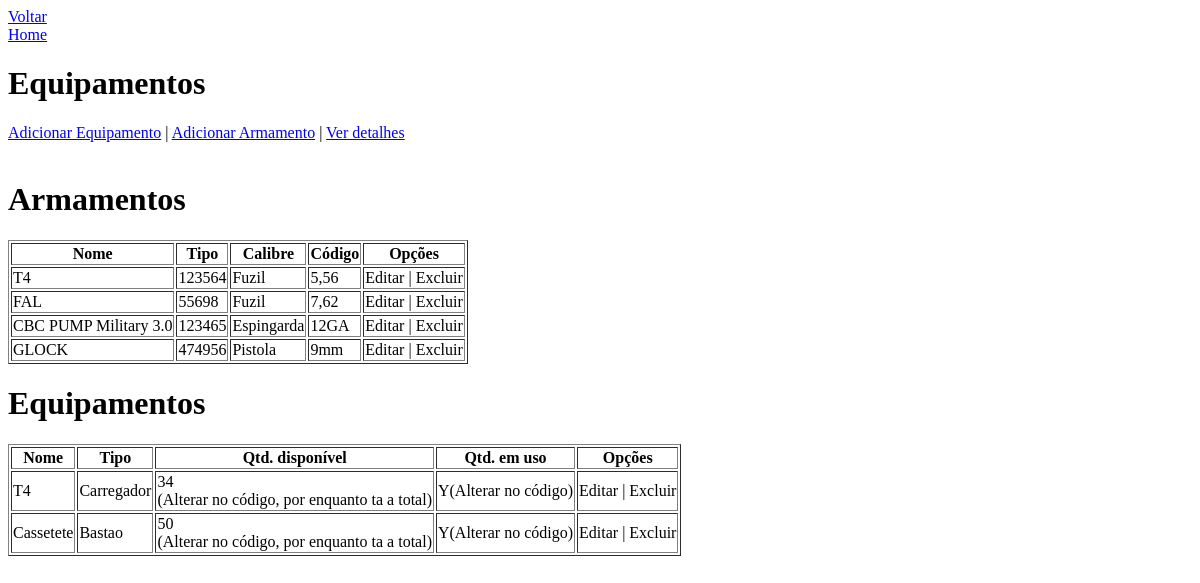
/verDetalhesItens.php, run on an earlier commit of the app's database.
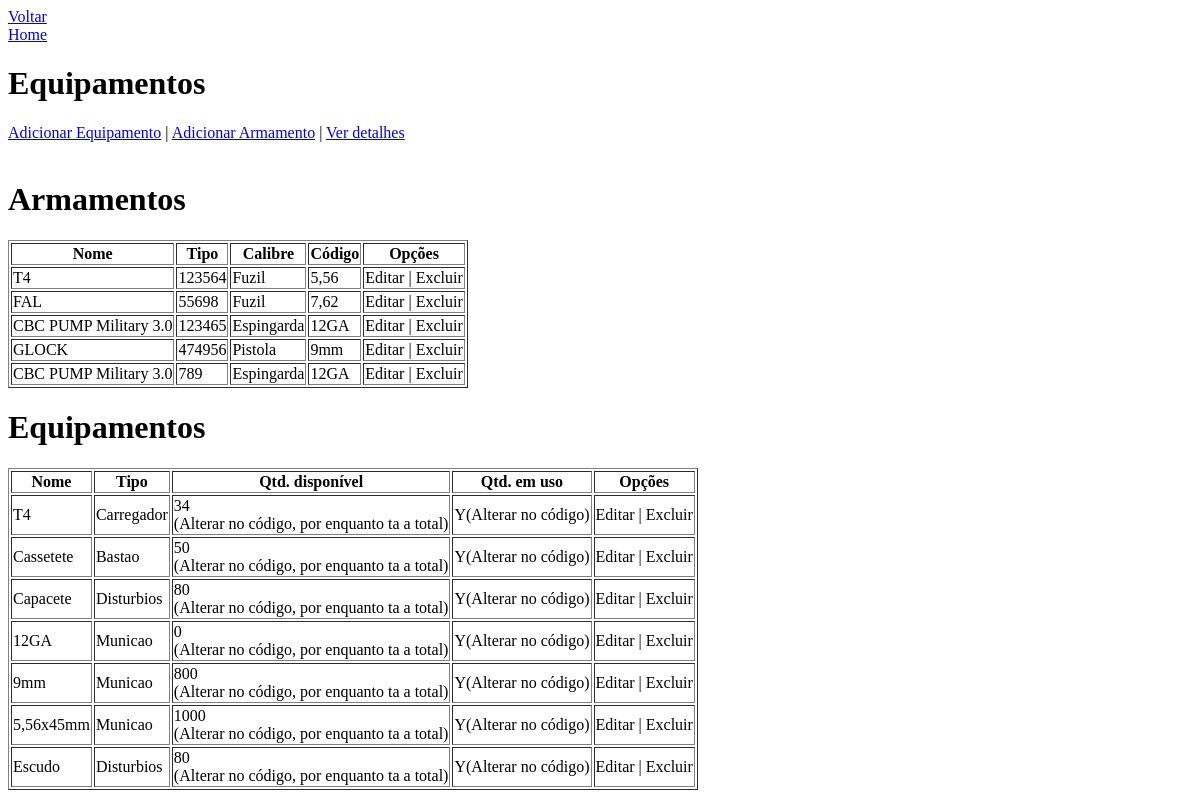
And on a later commit of the database.
### tables this page shows
CREATE TABLE IF NOT EXISTS `armamentos` (
  `id_armamento` int NOT NULL AUTO_INCREMENT,
  `nome_armamento` varchar(255) NOT NULL,
  `tipo_armamento` text NOT NULL,
  `calibre_armamento` text NOT NULL,
  `codigo_armamento` int NOT NULL,
  `status_armamento` int NOT NULL,
  PRIMARY KEY (`id_armamento`)
);

CREATE TABLE IF NOT EXISTS `equipamentos` (
  `id_equipamento` int NOT NULL AUTO_INCREMENT,
  `nome_equipamento` varchar(255) NOT NULL,
  `tipo_equipamento` text NOT NULL,
  `quantidade_equipamento` int NOT NULL,
  `quantidade_disponivel_equipamento` int NOT NULL,
  `estoque_minimo_equipamento` int NOT NULL,
  `data_cadastro_equipamento` datetime NOT NULL,
  `status_equipamento` int NOT NULL,
  PRIMARY KEY (`id_equipamento`)
);

### verDetalhesItens.php (the view, shortened to what this page needs)
<?php
include("conecta.php");
$sqlArmamentos = "SELECT * FROM armamentos";
$sqlEquipamentos = "SELECT * FROM equipamentos";
$queryArmamentos = mysqli_query($conexao, $sqlArmamentos);
$queryEquipamentos = mysqli_query($conexao, $sqlEquipamentos);
?>
<!DOCTYPE html>
<html lang="pt-br">
<head>
</head>
<body>
    <a href="equipamentos.php">Voltar</a><br>
    <a href="homeQuarteleiro.php">Home</a>
    <h1>Equipamentos</h1>
    <a href="addEquipamento.php">Adicionar Equipamento</a> |
    <a href="addArmamento.php">Adicionar Armamento</a> |
    <a href="verDetalhesItens.php">Ver detalhes</a><br><br>
    <?php
    echo "<tbody> <h1> Armamentos </h1><table border='1'>
            <tr>
                <th>Nome</th>
                <th>Tipo</th>
                <th>Calibre</th>
                <th>Código</th>
                <th>Opções</th>
            </tr>";
    while ($armamento = mysqli_fetch_assoc($queryArmamentos)) {
        $nome = $armamento['nome_armamento'];
        $codigo = $armamento['codigo_armamento'];
        $tipo = $armamento['tipo_armamento'];
        $calibre = $armamento['calibre_armamento'];
        echo "<tr>";
        echo "<td>$nome</td>
    <td>$codigo</td>
    <td>$tipo</td>
    <td>$calibre</td>
    <td>Editar | Excluir</td>";
        echo "</tr>";
    }echo "</table> </tbody>";
    echo "<tbody> <h1> Equipamentos </h1>";
    echo "<table border='1'>
            <tr>
                <th>Nome</th>
                <th>Tipo</th>
                <th>Qtd. disponível</th>
                <th>Qtd. em uso</th>
                <th>Opções</th>
            </tr>";
    while ($armamento = mysqli_fetch_assoc($queryEquipamentos)) {
        $nome = $armamento['nome_equipamento'];
        $tipo = $armamento['tipo_equipamento'];
        $quantidade = $armamento['quantidade_equipamento'];
        echo "<tr>";
        echo "<td>$nome</td>
    <td>$tipo</td>
    <td>$quantidade <br>(Alterar no código, por enquanto ta a total)</td>
    <td>Y(Alterar no código)</td>
    <td>Editar | Excluir</td>";
        echo "</tr>";
    }
    echo "</table> </tbody>"; ?>
</body>
</html>

What changed in the data, as far as the page shows it:
added armamentos: nome_armamento "CBC PUMP Military 3.0", codigo_armamento "789", tipo_armamento "Espingarda", calibre_armamento "12GA"
added equipamentos: nome_equipamento "Capacete", tipo_equipamento "Disturbios", quantidade_equipamento "80"
added equipamentos: nome_equipamento "12GA", tipo_equipamento "Municao", quantidade_equipamento "0"
added equipamentos: nome_equipamento "9mm", tipo_equipamento "Municao", quantidade_equipamento "800"
added equipamentos: nome_equipamento "5,56x45mm", tipo_equipamento "Municao", quantidade_equipamento "1000"
added equipamentos: nome_equipamento "Escudo", tipo_equipamento "Disturbios", quantidade_equipamento "80"
